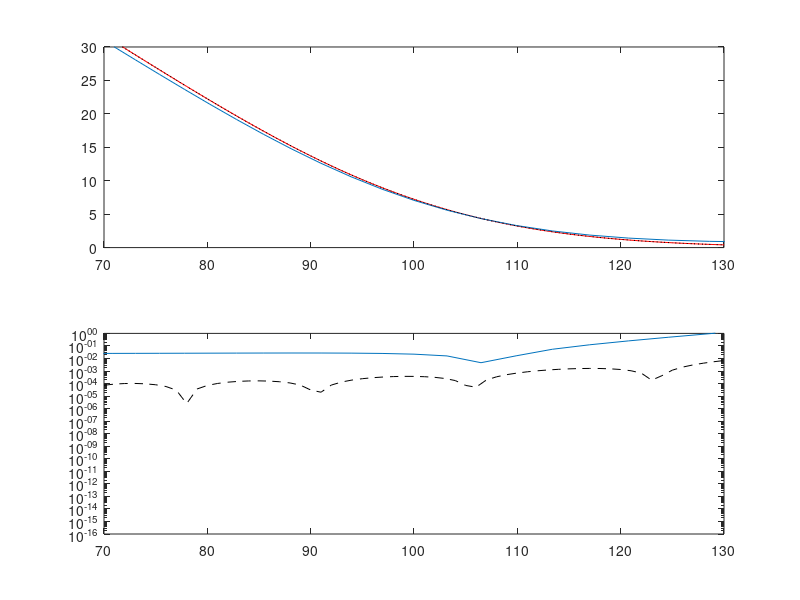

The MATLAB source for this figure:
function MyFFTOptionPrice;

% MyFFTOptionPrice
% Compare Black Scholes, FFT and Cos-FFT methods 
% 2009-12-12, peter.gruber@usi.ch

%% ========== Setup and BS-Model ==========
r     = 0.1;        % risk-free rate
mu    = r;          % model parameters
sigma = 0.3;    
S0    = 100;          % Today's stock price
T     = 0.25;       % Time to expiry in years

K=70:130;
[C_BS,p,d1,d2] = blackS(S0,K,r,T,sigma);
subplot(2,1,1)
plot(K,C_BS,'r');
hold on

%% ========== FFT method ==========
%% STEP 1: Setup of FFT
% N ... number of grid points. N=2^K, usually K=12, N=4096
% \alpha ... damping parameter for the FFT sum

N      = 2^6;          % Numer of grid points, should be 2^n
alpha  = 1.4;           % value form Carr-Madan
a      = 200;           % upper limit of integration
eta    = a / N;         % Carr-Madan (18)
lambda = 2*pi/(N*eta);  % (23)
b      = N*lambda/2;    % (20)

%% Step 2: Introduce the characteristic function
% [see below as private function]
% .. and calculate psi from this (6)
phi=@(s,mu, sigma, T)exp((mu-0.5*sigma^2)*i*T.*s - 0.5*sigma^2*T*s.^2);  %vector-compatible in s

% .. and calculate psi from this (6)
psi=@(v, mu, sigma, T, alpha)exp(-mu*T) * phi(v-(alpha+1)*i,mu,sigma,T) ...
    ./ (alpha^2 + alpha - v.^2 + i*(2*alpha+1).*v);                      %vector-compatible in v

%% Step 3: Evaluate (24)
% k=\log K/S
% Range of interest for k: [-b, b]
j = 1:N;
vj = eta*(j-1);                			   % just above (17)
simp = (3+(-1).^j)/3;           		   % Simpson's weights (24)
simp(1) = 1/3;
psi_T=@(v)psi(v, mu, sigma, T, alpha);     % make a 1-variable anonymous function
xj = exp(i*b*vj) .* psi_T (vj)*eta.*simp;  % argument of FFT in (24)

%% Setp 4: perform FFT
u = 1:N;                                   % part of (19)
ku = -b + lambda*(u-1);                    % (19)
C_FFT = S0*exp(-alpha*ku)/pi.*real(fft(xj));   % (24) 

%% Step 5: strike prices
K = exp(ku)*S0;
subplot(2,1,1)
hold on
plot(K,C_FFT);
axis([S0*.7 S0*1.3 0 .3*S0]);
subplot(2,1,2)
C_BS2=blackS(S0,K,r,T,sigma);
subplot(2,1,2)
semilogy(K,abs(C_BS2-C_FFT)./C_BS2)
axis([S0*.7 S0*1.3 1E-16 1]);


%% ========== COS-FFT Method ==========
%% Step 1. Setup
scalea = -10; % how many standard deviations?
scaleb = 10; 
a      = scalea*sqrt(T)*sigma;
b      = scaleb*sqrt(T)*sigma;
bma    = b-a;
N      = 20;
k      = 0:N-1;
gamma  = k*pi/bma;
K      = 70:130;

%% Step 2: Prepare Uk terms
Uk = 2/bma * ( cosSerExp(a,b,0,b,k) - cosSer1(a,b,0,b,k) );
charfn=phi(gamma,mu,sigma, T);

%% Step 3: Calculate prices
for m=1:length(K)
    x  = log(S0/K(m));
    Fk = real(charfn .* exp(i*k*pi*(x-a)/bma) );
    Fk(1)=0.5*Fk(1);						% weigh first term 1/2
    C_COS(m) = K(m) * sum(Fk.*Uk) * exp(-r*T);
end
subplot(2,1,1)
hold on
plot(K,C_COS,'k:')
subplot(2,1,2)
hold on
semilogy(K,abs(C_BS-C_COS)./C_BS,'k--')
axis([S0*.7 S0*1.3 1E-16 1]);


end % of function


%% ========== Private functions of the model ==========
function phi=cf(s,mu,sigma, T)
% phi = E[exp(ius)]
% In the BS-Case, this is
phi=exp((mu-0.5*sigma^2)*i*T.*s - 0.5*sigma^2*T*s.^2);  %vector-compatible in s
end

function  [c,p,d1,d2] = blackS(S,X,r,T,sigma,q);
%Calculates Black-Scholes european option prices.
%
%  Usage:      [c,p,d1,d2] = blackS( S,X,r,T,sigma,[q] );
%
%  Inputs:     S      scalar or nx1 vector, possible current stock prices
%              X      scalar or nx1 vector, strike price
%              r      scalar, riskfree interest rate (continuously compounded)
%              T      scalar, time to expiry of option
%              sigma  scalar or nx1 vector, std in stock price evolution
%              [q]    scalar, dividend yield (continuously compounded), optional
%
%  Output:     c      nx1 vector, call option prices
%              p      nx1 vector, put option prices
%              d1     nx1 vector
%              d2     nx1 vector
%
%  Peter.Gruber@unisg.ch, February 2007
%  Based on code by Paul.Soderlind@unisg.ch
if nargin==6     % if dividend is specified, correct for it
    S = S * exp(-q*T);
end
d1 = ( log(S./X) + (r+1/2*sigma.^2)*T ) ./ (sigma*sqrt(T));
d2 = d1 - sigma*sqrt(T);
c  = S.*stdnCdf(d1) - X.*exp(-r*T).*stdnCdf(d2);
p  = c + X.*exp(-r*T) - S;                  %put-call parity
end

function cdf = stdnCdf(a);
cdf = 0.5 + 0.5*erf(a/sqrt(2));
end

function phi = ftcall(model, charfn, data)
  alpha=model.FFT.alpha;
  r = data.r;
  tau = data.tau;
  nu = model.FFT.nu;
  phi = exp(-r*tau) .* charfn ./ ((alpha + i*nu).*(alpha + 1 + i*nu));
end % of function

function chi=cosSerExp(a,b,c,d,k)
  % cosine series coefficients of exp(y); Oosterle (22)
  % INPUT     a,b ... 1x1     arguments in the cosine
  %           c,d ... 1x1     integration boundaries in (20)
  %           k   ... FFT.Nx1 values of k
  bma = b-a;
  uu  = k*pi/bma;
  chi = 1./ (1+ uu.^2 ) .* ...
      ( cos(uu*(d-a))*exp(d)-cos(uu*(c-a))*exp(c) + uu.*sin(uu*(d-a))*exp(d)-uu.*sin(uu*(c-a))*exp(c) );
end

function psi=cosSer1(a,b,c,d,k)
  % cosine series coefficients of 1; Oosterle (23)
  % INPUT     a,b ... 1x1     arguments in the cosine
  %           c,d ... 1x1     integration boundaries in (20)
  %           k   ... FFT.Nx1 values of k
  bma    = b-a;
  uu  = k*pi/bma;
  uu(1)  = 1;      % to avoid case differentiation (done 2 lines below)
  psi    = 1./uu .* ( sin(uu*(d-a)) - sin(uu*(c-a)) );
  psi(1) = d-c;
end
